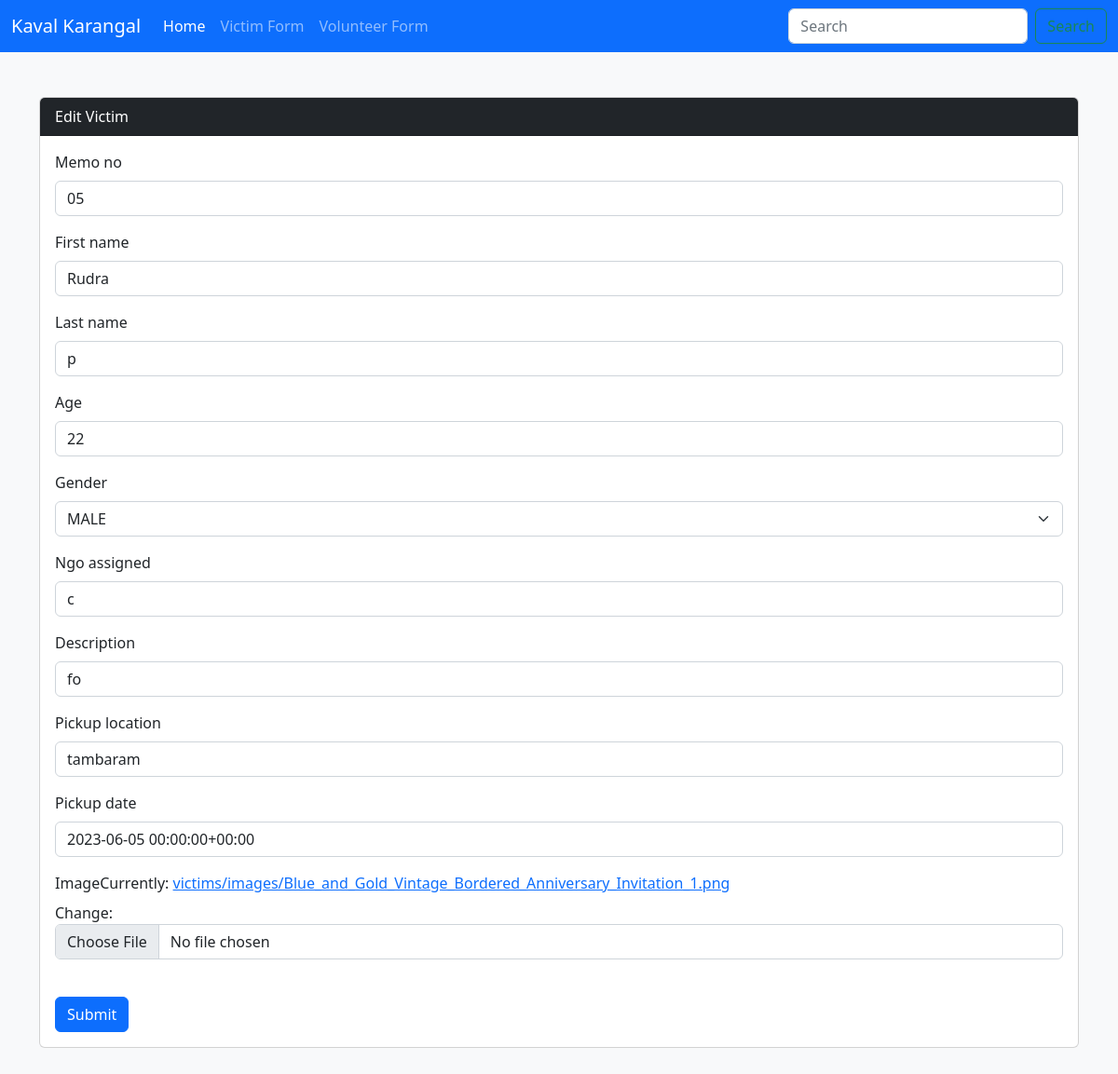
Screenshot of /victims/update/9/ with the database file from the repository.
### victims/models.py (models this page shows, shortened)
class All_profiles(models.Model):
    GENDER_LISTS=(
        ('MALE','MALE'),
        ('FEMALE','FEMALE'),
        ('OTHER','OTHER')
    )
    memo_no = models.CharField(max_length=50,default="",blank =True)
    first_name = models.CharField(max_length=50,default="",blank=True)
    last_name = models.CharField(max_length=50, default="", blank=True)
    age = models.IntegerField()
    gender = models.CharField(max_length=20,choices=GENDER_LISTS)
    ngo_assigned = models.CharField(max_length=100,default="",blank=True)
    description = models.CharField(max_length=1000)
    pickup_location = models.CharField(max_length=1000, default="", blank=True)
    pickup_date = models.DateTimeField()
    Image = models.ImageField(upload_to="victims/images",default="")
    class Meta:
        verbose_name = "All Profile"

### victims/views.py (the view)
# urls.py: path("update/<int:pk>/",update_view,name="update_view"),
def update_view(request, pk):
    object = get_object_or_404(All_profiles,pk=pk)  # Use the passed pk argument instead of hardcoding it
    if request.method == "POST":
        form = AllProfileForm(request.POST, request.FILES, instance=object)
        if form.is_valid():
            form.save()
            return redirect(reverse("victims:index"))
    else:
        form = AllProfileForm(instance=object)
    return render(request,"victims/update.html", {"form": form, "object": object})

### victims/forms.py
class AllProfileForm(forms.ModelForm):
    pickup_date = forms.DateField(widget=DatePickerInput())
    class Meta:
        model = All_profiles
        fields = "__all__"

### victims/templates/victims/update.html (shortened to what this page needs)
{% extends "layout/base.html" %}
{% load django_bootstrap5 %}
{% block content %}
<div class="container my-5">
    <div class="card">
        <div class="card-header bg-dark text-white ">Edit Victim</div>
        <div class="card-body">
            <form novalidate method="post" enctype="multipart/form-data">
                {% bootstrap_form form %}
                <input class="btn btn-primary mt-4" type="submit" value="Submit">
            </form>
        </div>
        </div>
    </div>
{% endblock %}

### rows the page displays
All_profiles: memo_no "05", first_name "Rudra", last_name "p", age "22", gender "MALE", ngo_assigned "c", description "fo", pickup_location "tambaram", pickup_date "2023-06-05 00:00:00+00:00"
